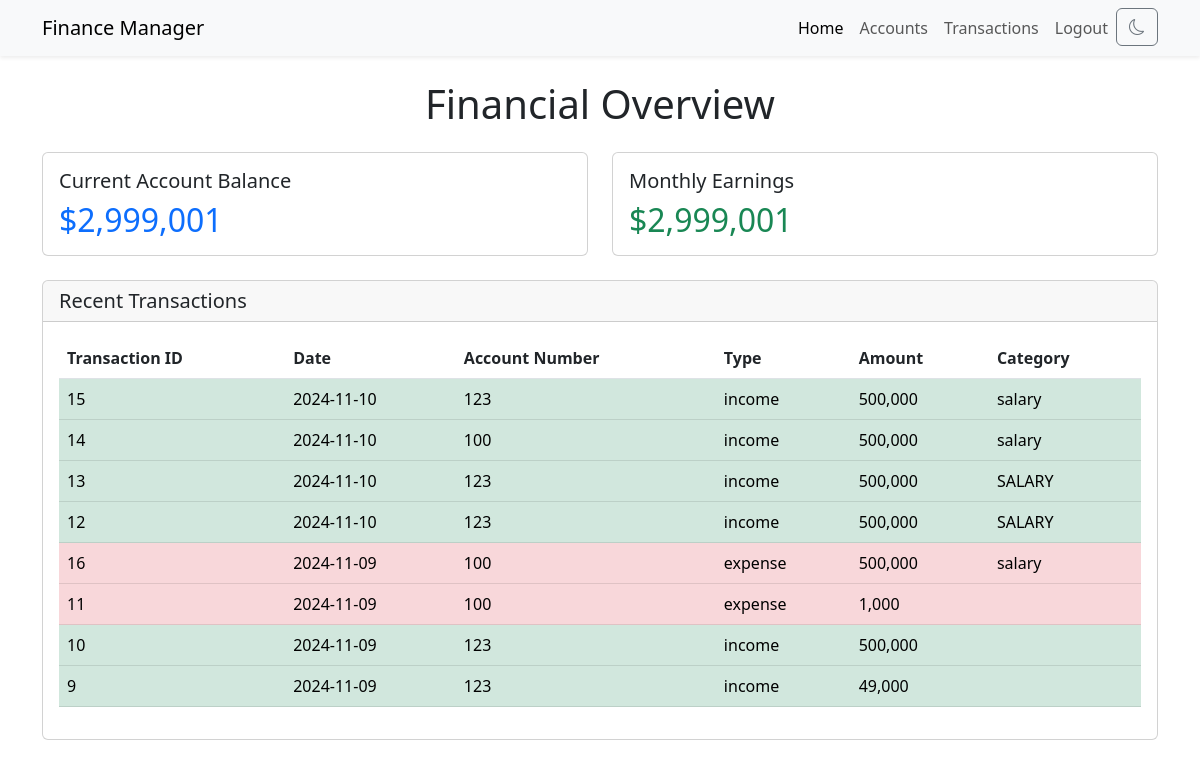
Page / (signed in) on the earlier database version.
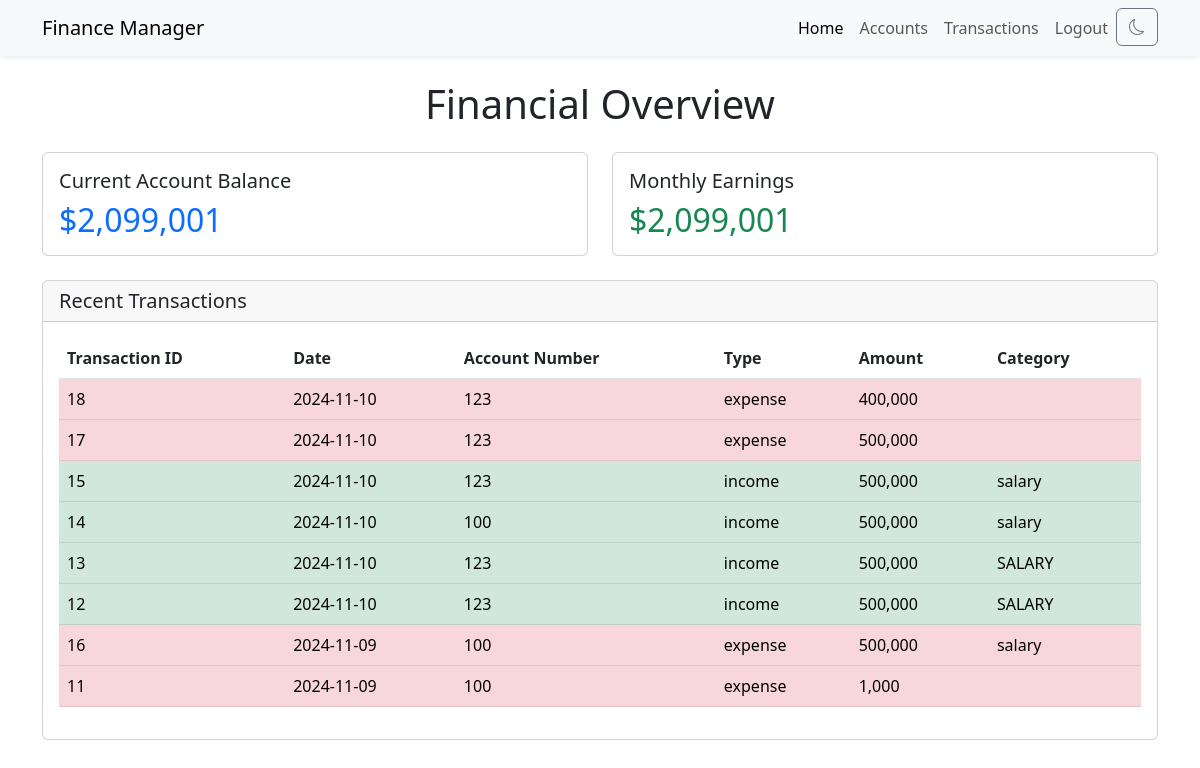
Same page on the later database version.
### app.py (models this page shows, shortened)
class TransactionsTable(db.Model):
    __tablename__ = 'transactions'
    tno = db.Column(db.Integer, primary_key = True, autoincrement = True)
    userid = db.Column(db.Integer, db.ForeignKey("users.id", ondelete='CASCADE'), nullable = False)
    date = db.Column(db.String, nullable = False)
    accno = db.Column(db.Integer, db.ForeignKey("accounts.accno"), nullable = False)
    type = db.Column(db.String, nullable = False)
    amount = db.Column(db.Integer, nullable = False)
    category = db.Column(db.String)

### app.py (the view)
@app.route("/", methods = ["GET", "POST"])
@login_required
def index():
    transactions = TransactionsTable.query.filter_by(userid=current_user.id).order_by(TransactionsTable.date.desc(), TransactionsTable.tno.desc()).all()
    total = sum([i.amount if i.type == 'income' else -i.amount for i in transactions])
    monthly = sum([i.amount if i.type == 'income' else -i.amount for i in TransactionsTable.query.filter(
        TransactionsTable.userid == current_user.id,
        TransactionsTable.date >= datetime.now() - timedelta(days=30)
    ).all()])
    return render_template("index.html", transactions=transactions[:8], total=total, monthly=monthly)

### app.py (called while the page is built)
@login_manager.user_loader
def load_user(user_id):
    return UsersTable.query.get(int(user_id))

### templates/index.html
{% extends "layout.html" %}
{% block content %}
<div class="container mt-4">
    <h1 class="mb-4 text-center">Financial Overview</h1>
    <div class="row">
        <div class="col-md-6 mb-4">
            <div class="card">
                <div class="card-body">
                    <h5 class="card-title">Current Account Balance</h5>
                    <h2 id="totalBalance" class="card-text text-primary">${{"{:,}".format(total)}}</h2>
                </div>
            </div>
        </div>
        <div class="col-md-6 mb-4">
            <div class="card">
                <div class="card-body">
                    <h5 class="card-title">Monthly Earnings</h5>
                    <h2 id="monthlyEarnings" class="card-text text-success">${{"{:,}".format(monthly)}}</h2>
                </div>
            </div>
        </div>
    </div>
    <div class="card mb-4">
        <div class="card-header">
            <h5 class="card-title mb-0">Recent Transactions</h5>
        </div>
        <div class="card-body">
            {% if transactions %}
            <table id="transactionsTable" class="table">
                <thead>
                    <tr>
                        <th scope="col">Transaction ID</th>
                        <th scope="col">Date</th>
                        <th scope="col">Account Number</th>
                        <th scope="col">Type</th>
                        <th scope="col">Amount</th>
                        <th scope="col">Category</th>
                    </tr>
                </thead>
                <tbody>
                    {% for transaction in transactions %}
                    {% if transaction.type == 'income' %}
                        <tr class="table-success">
                    {% else %}
                        <tr class="table-danger">
                    {% endif %}
                            <td>{{transaction.tno}}</td>
                            <td>{{transaction.date}}</td>
                            <td>{{transaction.accno}}</td>
                            <td>{{transaction.type}}</td>
                            <td>{{"{:,}".format(transaction.amount)}}</td>
                            <td>{{transaction.category}}</td>
                        </tr>
                    {% endfor %}
                </tbody>
            </table>
            {% else %}
            <div class="alert alert-info" role="info">
                <i class="fas fa-exclamation-circle"></i> &nbsp; No transactions yet.
            </div>
            {% endif %}
        </div>
    </div>
</div>
{% endblock %}

Differences in the rows shown:
no longer on this page (row unchanged): TransactionsTable: amount "500,000"
no longer on this page (row unchanged): TransactionsTable: amount "49,000"
added TransactionsTable: amount "400,000"
added TransactionsTable: amount "500,000"
Other differences:
{{ "{:,}".format(total) }}: "2,999,001" → "2,099,001"
{{ "{:,}".format(monthly) }}: "2,999,001" → "2,099,001"
